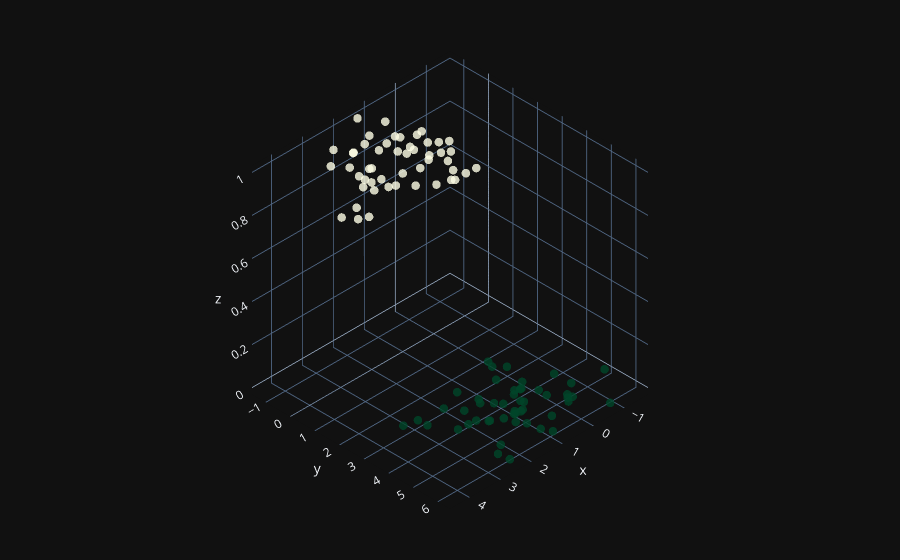

The cell this chart's notebook holds for it:
### Code cell
# 3D visualization
import plotly.graph_objects as go

fig = go.Figure(data=[go.Scatter3d(
    x=X[:, 0].flatten(),
    y=X[:, 1].flatten(),
    z=y.flatten(),
    mode='markers',
    marker=dict(
        size=5,
        color=y.flatten(),
        colorscale='YlGn',
        opacity=0.8,
        reversescale=True
    )
)])

fig.update_layout(template="plotly_dark", margin=dict(l=0, r=0, b=0, t=0))
fig.layout.scene.camera.projection.type = "orthographic"
fig.show()
